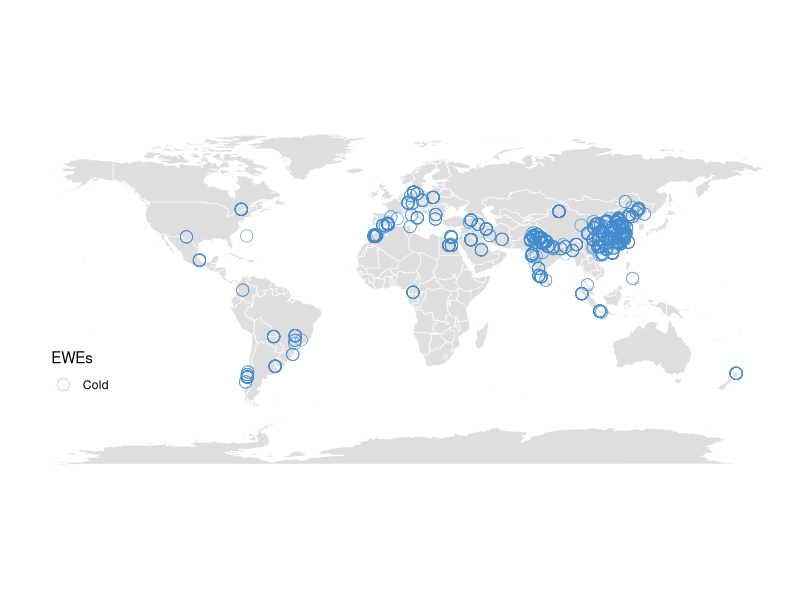

Source code (R):
library(ggplot2)
library(maps)
library(dplyr)

world.dat <- map_data("world")

world.map <- ggplot() +
  geom_polygon(data = world.dat,
               aes(x = long, y = lat, group = group),
               fill = "#dedede", color = "white", linewidth = 0.2) +
  coord_quickmap() +
  theme_void()

df <- read.csv("map.csv", stringsAsFactors = FALSE)

# 清理经纬度，避免负号读错
df$Longitude <- as.numeric(gsub("[−–]", "-", df$Longitude))
df$Latitude  <- as.numeric(gsub("[−–]", "-", df$Latitude))

# 如果你只有一种类型，直接指定一个常量列（用于图例/颜色）
df$EWEs <- "Cold"

p <- world.map +
  geom_jitter(
    data = df,
    aes(x = Longitude, y = Latitude, fill = EWEs),
    width = 0.15, height = 0.15,     # 抖动幅度（单位：度）
    shape = 1,
    size = 4,
    color = "#448DCD",
    stroke = 0.25,
    alpha = 0.7
  ) +
  scale_fill_manual(values = c("Cold" = "#448DCD"), name = "EWEs") +
  theme(
    legend.position = c(0.10, 0.30),
    legend.background = element_rect(fill = "transparent", color = NA),
    legend.key = element_rect(fill = "transparent", color = NA)
  )

p
